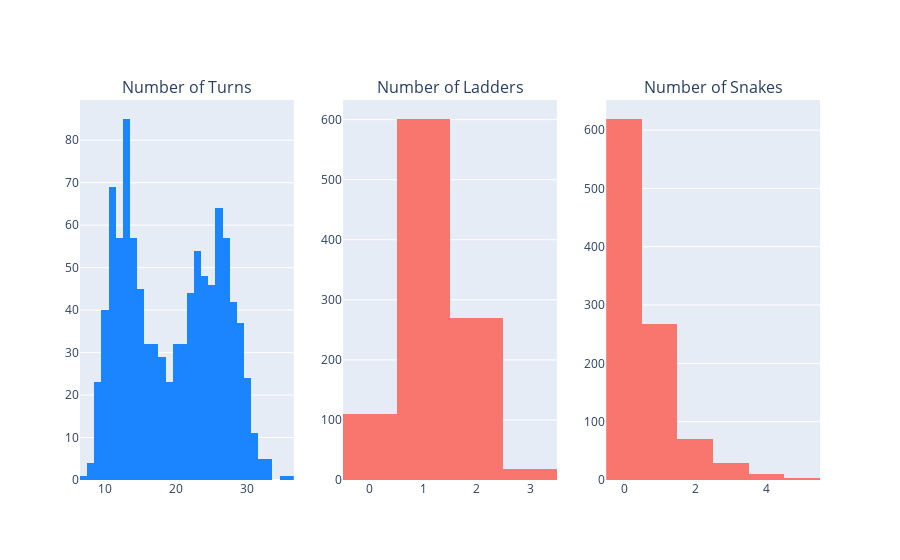

The notebook cell saved with this chart:
### Code cell
x=play(1000)

### Figure 1 — Plotly figure (JSON) as saved in the notebook; plotly's stock layout.template omitted (floating-point values rounded to 4 significant figures; data arrays with more than 128 entries replaced by an {"elided": "..."} marker saying what was removed)
{"data": [{"marker": {"color": "#1A85FF"}, "type": "histogram", "x": {"elided": "1000 int values"}, "xaxis": "x", "yaxis": "y"}, {"marker": {"color": "#F8766D"}, "type": "histogram", "x": {"elided": "1000 int values"}, "xaxis": "x2", "yaxis": "y2"}, {"marker": {"color": "#F8766D"}, "type": "histogram", "x": {"elided": "1000 int values"}, "xaxis": "x3", "yaxis": "y3"}], "layout": {"annotations": [{"font": {"size": 16}, "showarrow": false, "text": "Number of Turns", "x": 0.1444, "xanchor": "center", "xref": "paper", "y": 1, "yanchor": "bottom", "yref": "paper"}, {"font": {"size": 16}, "showarrow": false, "text": "Number of Ladders", "x": 0.5, "xanchor": "center", "xref": "paper", "y": 1, "yanchor": "bottom", "yref": "paper"}, {"font": {"size": 16}, "showarrow": false, "text": "Number of Snakes", "x": 0.8556, "xanchor": "center", "xref": "paper", "y": 1, "yanchor": "bottom", "yref": "paper"}], "showlegend": false, "xaxis": {"anchor": "y", "domain": [0, 0.2889]}, "xaxis2": {"anchor": "y2", "domain": [0.3556, 0.6444]}, "xaxis3": {"anchor": "y3", "domain": [0.7111, 1]}, "yaxis": {"anchor": "x", "domain": [0, 1]}, "yaxis2": {"anchor": "x2", "domain": [0, 1]}, "yaxis3": {"anchor": "x3", "domain": [0, 1]}}}
